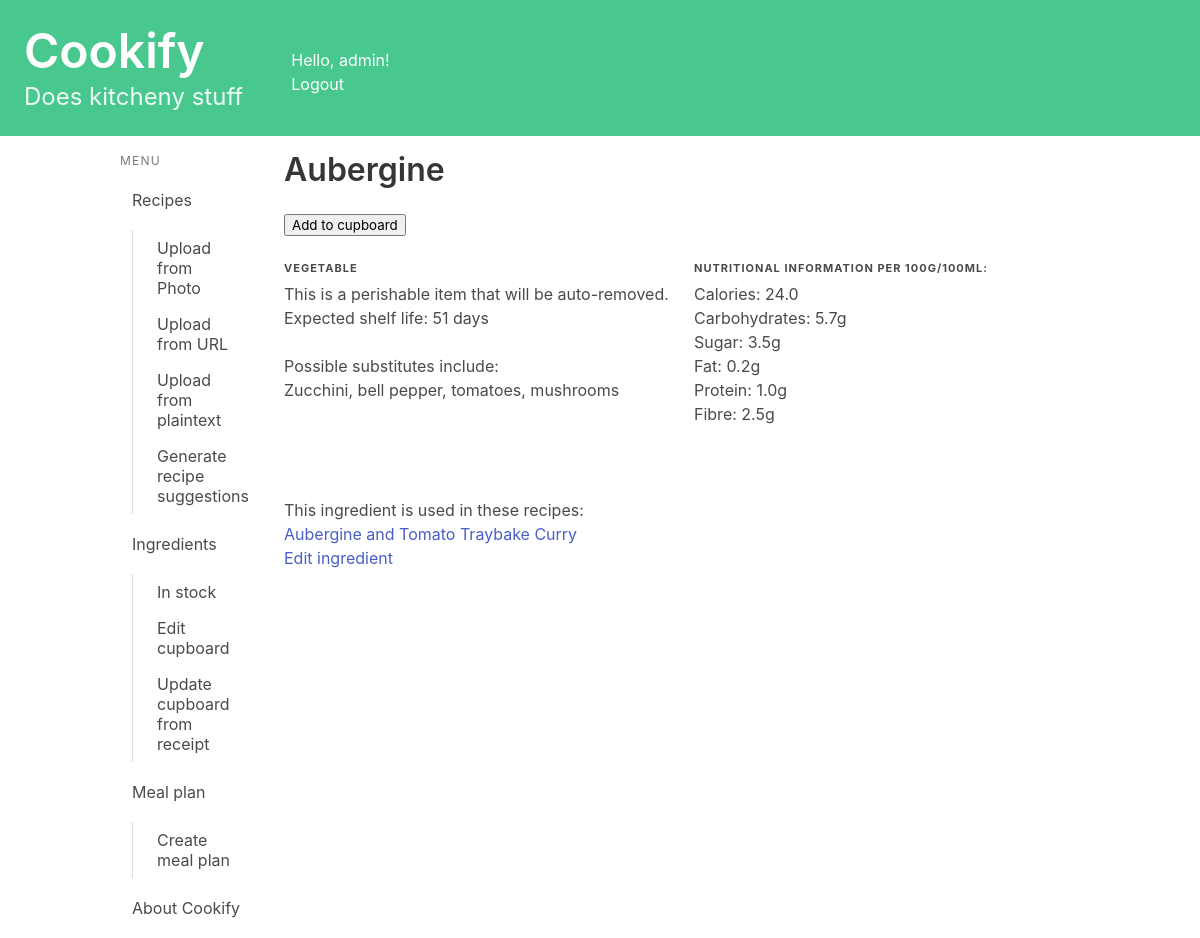
/cupboard/ingredients/10/ (signed in), run on an earlier commit of the app's database.
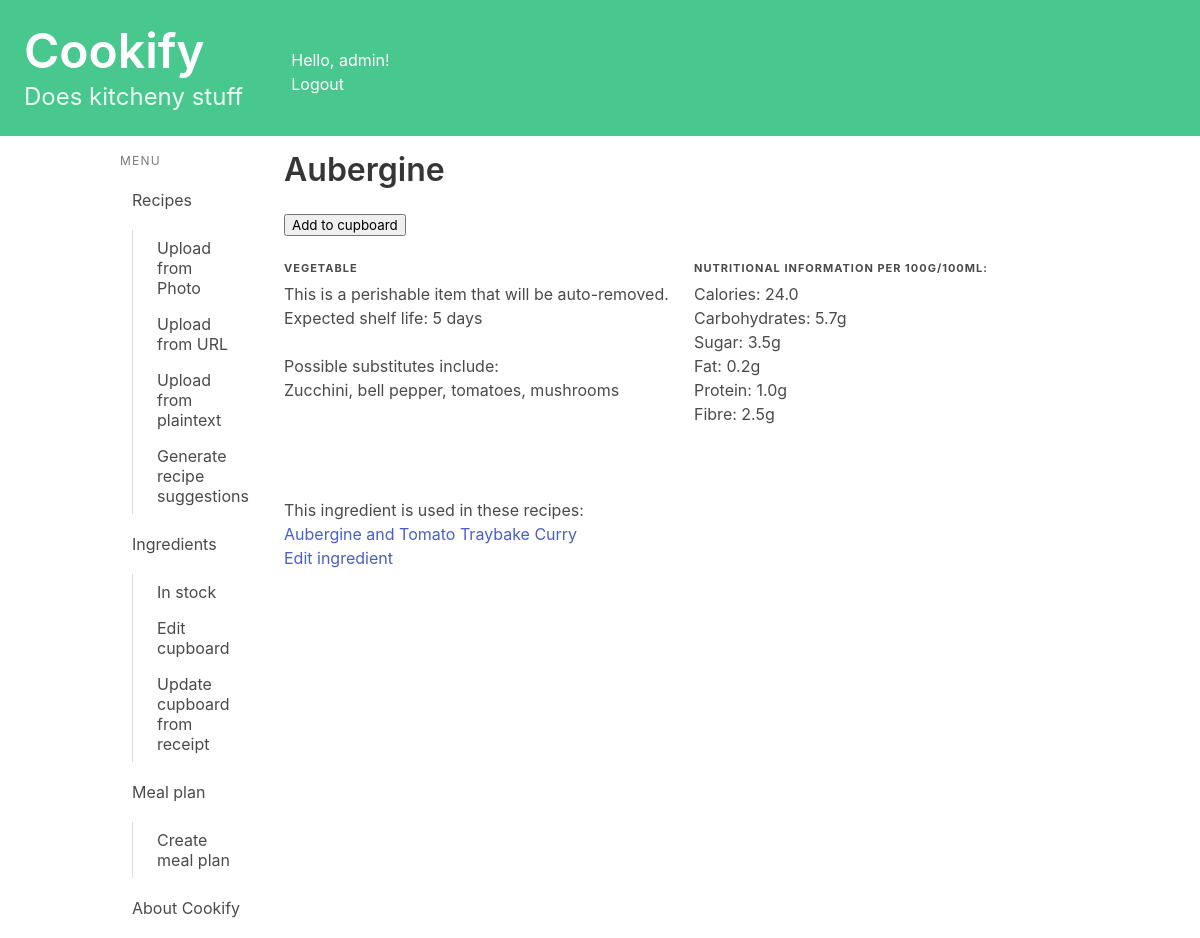
And on a later commit of the database.
### recipes/models.py (models this page shows, shortened)
class ProfileIngredient(models.Model):
    profile = models.ForeignKey(Profile, on_delete=models.CASCADE, related_name="profile_ingredient")
    ingredient = models.ForeignKey(Ingredient, on_delete=models.CASCADE, related_name="profile_ingredient")
    in_stock = models.BooleanField(default = False)
    date_added = models.DateTimeField(default=timezone.now)
    expiry_date = models.DateField(null=True, blank=True)
    long_life_override = models.BooleanField(null=True, blank=True)
    shelf_life_override = models.IntegerField(null=True, blank=True)
    substitutes_override = models.CharField(max_length=200, blank=True)
    category_override = models.CharField(max_length=60, blank=True)
    calories_override = models.IntegerField(null=True, blank=True)
    carbohydrates_override = models.FloatField(null=True, blank=True)
    sugar_override = models.FloatField(null=True, blank=True)
    fat_override = models.FloatField(null=True, blank=True)
    protein_override = models.FloatField(null=True, blank=True)
    fibre_override = models.FloatField(null=True, blank=True)
    typical_weight_override = models.IntegerField(null=True, blank=True)
    def get_nutrition(self, quantity, unit):
        quantity = convert_to_grams(quantity, unit) # returns
        scale = quantity/100 #because nutrition is stored as x per 100g
        nutrients = self.get_generic_nutrition()
        for key in nutrients.keys():
            if nutrients[key] == None:
                nutrients[key] = 0
            nutrients[key] = round(nutrients[key] * scale, 1)
        output = {"calories": round(nutrients["calories"],0),
                  "carbohydrates": nutrients["carbohydrates"],
                  "sugar": nutrients["sugar"],
                  "fat": nutrients["fat"],
                  "protein": nutrients["protein"],
                  "fibre": nutrients["fibre"],}
        return output
    def check_and_remove_expired(self):
        if (self.in_stock == True
            and self.ingredient.long_life == False
            and self.expiry_date < timezone.now().date()):
            print("Models.recipes.profileingredient.checking and removing")
            self.in_stock = False
    def get_long_life(self):
        if self.long_life_override is not None:
            return self.long_life_override
        else:
            return self.ingredient.long_life
    def get_shelf_life(self):
        if self.shelf_life_override is not None:
            return self.shelf_life_override
        else:
            return self.ingredient.shelf_life
    def get_substitutes(self):
        if self.substitutes_override:
            return self.substitutes_override
        else:
            return self.ingredient.substitutes
    def get_category(self):
        if self.category_override:
            return self.category_override
        else:
            return self.ingredient.category
    def get_calories(self):
        if self.calories_override is not None:
            return self.calories_override
        else:
            return self.ingredient.calories
    def get_carbohydrates(self):
        if self.carbohydrates_override is not None:
            return self.carbohydrates_override
        else:
            return self.ingredient.carbohydrates
    def get_sugar(self):
        if self.sugar_override is not None:
            return self.sugar_override
        else:
            return self.ingredient.sugar
    def get_fat(self):
        if self.fat_override is not None:
            print("getting fat from override")
            return self.fat_override
        else:
            return self.ingredient.fat
    def get_protein(self):
        if self.protein_override is not None:
            return self.protein_override
        else:
            return self.ingredient.protein
    def get_fibre(self):
        if self.fibre_override is not None:
            return self.fibre_override
        else:
            return self.ingredient.fibre
    def get_generic_nutrition(self):
        return {
            "calories": self.get_calories(),
            "carbohydrates": self.get_carbohydrates(),
            "sugar": self.get_sugar(),
            "fat": self.get_fat(),
            "protein": self.get_protein(),
            "fibre": self.get_fibre(),
        }
    class Meta:
        unique_together = ('profile', 'ingredient',)
        ordering = ['-expiry_date']
        get_latest_by = 'expiry_date'

### cupboard/models.py (models this page shows, shortened)
class Ingredient(models.Model):
    name = models.CharField(max_length=50)
    long_life = models.BooleanField(default= True) #overwritable
    shelf_life = models.IntegerField(default = 14) #overwritable
    substitutes = models.CharField(max_length = 200, blank= True) #overwritable
    category = models.CharField(max_length=60, blank=True) #overwritable
    calories = models.IntegerField(default = 0) #overwritable
    carbohydrates = models.FloatField(default = 0) #overwritable
    sugar = models.FloatField(default = 0) #overwritable
    fat = models.FloatField(default = 0)#overwritable
    protein = models.FloatField(default = 0)#overwritable
    fibre = models.FloatField(default = 0)#overwritable
    typical_weight = models.IntegerField(default = 0)#overwritable

### cupboard/views.py (the view)
# urls.py: path('ingredients/<int:ingredient_id>/', views.ingredient_detail, name='ingredient_detail'),
@login_required
def ingredient_detail(request, ingredient_id):
    ingredient = get_object_or_404(Ingredient, pk=ingredient_id)
    profile = request.user.profile
    profile_ingredient = profile.profile_ingredient.get(ingredient = ingredient)
    profile_ingredient.check_and_remove_expired()
    nutrients = profile_ingredient.get_nutrition(100, "g")
    if request.method == 'POST':
        if not profile_ingredient.in_stock:
            profile_ingredient.add_to_cupboard()
        else:
            profile_ingredient.in_stock = False
            profile_ingredient.save()
    try:
        days_until_expiry = (profile_ingredient.expiry_date - date.today()).days
    except:
        days_until_expiry = 0
    recipes = Recipe.objects.filter(recipe_ingredient__profile_ingredient=profile_ingredient)
    context = {'ingredient': ingredient,
               'profile_ingredient': profile_ingredient,
               'recipes': recipes,
               'owned_by_user': profile_ingredient.in_stock,
               'form': EmptyForm,
               'time_to_expiry': days_until_expiry,
               'nutrients': nutrients,}
    return render(request, 'cupboard/ingredient_detail.html', context)

### recipes/templatetags/is_active.py (called while the page is built)
@register.simple_tag
def is_active(request, url):
    if reverse(url) == request.path:
        return "is-active"
    return ""

### cupboard/templates/cupboard/ingredient_detail.html (shortened to what this page needs)
{% extends 'base.html' %}
{% block content %}
<ul><h1 class="title">{{ ingredient.name }}</h1>
    <form method="post">
        {% if owned_by_user %}
        <button type="submit" name="remove_ingredient">Remove from cupboard</button>
        {% else %}
        <button type="submit" name="add_ingredient">Add to cupboard</button>
        {% endif %}
    </form>
<br>
<div class="columns">
    <div class="column is-half">
        {% if profile_ingredient.get_category %}
            <h1 class="heading"><b>{{ profile_ingredient.get_category }}</b></h1>
        {% endif %}
        {% if profile_ingredient.get_long_life %}
            <p>This is a long life ingredient and won't expire from your cupboard</p>
        {% elif owned_by_user %}
            <p>This ingredient is saved as "perishable" and will be auto-removed in <b>{{time_to_expiry}} days</b>.<br>Expected shelf life: {{ profile_ingredient.get_shelf_life }} days</p>
        {% else %}
            <p>This is a perishable item that will be auto-removed. <br>Expected shelf life: {{ profile_ingredient.get_shelf_life }} days</p>
        {% endif %}
        <br><p>Possible substitutes include: <br>{{ profile_ingredient.get_substitutes }}</p><br>
    </div>
    <div class="column is-half">
        <h1 class="heading"><b>Nutritional information per 100g/100ml:</b></h1>
        <p>Calories: {{ nutrients.calories }}</p>
        <p>Carbohydrates: {{ nutrients.carbohydrates }}g</p>
        <p>Sugar: {{ nutrients.sugar }}g</p>
        <p>Fat: {{ nutrients.fat }}g</p>
        <p>Protein: {{ nutrients.protein }}g</p>
        <p>Fibre: {{ nutrients.fibre }}g</p>
    </div>
</div>
{% if recipes %}
<br><br>
This ingredient is used in these recipes:
    {% for recipe in recipes %}
    <p><a href="{% url 'recipes:detail' recipe.id %}">{{ recipe.name }}</a><br></p>
    {% endfor %}
{% else %}
    <p>Add a recipe that uses {{ ingredient.name }} and it should show up here!</p>
{% endif %}
</ul>
<ul><a href="{% url 'cupboard:edit_ingredient' ingredient.id %}">Edit ingredient</a></ul>
{% endblock content %}

What changed in the data, as far as the page shows it:
changed ProfileIngredient "Zucchini, bell pepper, tomatoes, mushrooms": get_shelf_life "51" → "5"
